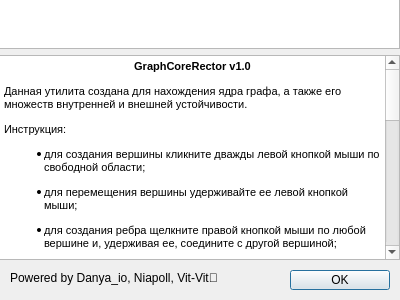
<?xml version="1.0" encoding="UTF-8"?>
<ui version="4.0">
 <class>AboutDialog</class>
 <widget class="QDialog" name="AboutDialog">
  <property name="geometry">
   <rect>
    <x>0</x>
    <y>0</y>
    <width>400</width>
    <height>300</height>
   </rect>
  </property>
  <property name="minimumSize">
   <size>
    <width>400</width>
    <height>300</height>
   </size>
  </property>
  <property name="maximumSize">
   <size>
    <width>400</width>
    <height>300</height>
   </size>
  </property>
  <property name="windowTitle">
   <string>О программе</string>
  </property>
  <widget class="QPushButton" name="ok">
   <property name="geometry">
    <rect>
     <x>290</x>
     <y>270</y>
     <width>100</width>
     <height>20</height>
    </rect>
   </property>
   <property name="maximumSize">
    <size>
     <width>100</width>
     <height>20</height>
    </size>
   </property>
   <property name="text">
    <string>OK</string>
   </property>
  </widget>
  <widget class="QLabel" name="copyright">
   <property name="geometry">
    <rect>
     <x>10</x>
     <y>270</y>
     <width>281</width>
     <height>16</height>
    </rect>
   </property>
   <property name="text">
    <string>&lt;html&gt;&lt;head/&gt;&lt;body&gt;&lt;p&gt;Powered by Danya_io, Niapoll, Vit-Vit🧡&lt;/p&gt;&lt;/body&gt;&lt;/html&gt;</string>
   </property>
  </widget>
  <widget class="QWidget" name="verticalLayoutWidget">
   <property name="geometry">
    <rect>
     <x>-1</x>
     <y>-1</y>
     <width>401</width>
     <height>261</height>
    </rect>
   </property>
   <layout class="QVBoxLayout" name="verticalLayout">
    <item>
     <widget class="QGraphicsView" name="logo">
      <property name="minimumSize">
       <size>
        <width>0</width>
        <height>0</height>
       </size>
      </property>
      <property name="maximumSize">
       <size>
        <width>16777215</width>
        <height>50</height>
       </size>
      </property>
     </widget>
    </item>
    <item>
     <widget class="QTextBrowser" name="description">
      <property name="markdown">
       <string>**GraphCoreRector v1.0**

Данная утилита создана для нахождения ядра графа, а также его множеств
внутренней и внешней устойчивости.

Инструкция:

- для создания вершины кликните дважды левой кнопкой мыши по свободной области; 
- для перемещения вершины удерживайте ее левой кнопкой мыши;
- для создания ребра щелкните правой кнопкой мыши по любой вершине и, удерживая
  ее, соедините с другой вершиной; 
- для удаления ребра кликните по нему правой кнопкой мыши;
- для смены направления ребра щелкните по нему левой кнопкой мыши;
- для удаления вершины кликните по ней дважды правой кнопкой мыши;
- чтобы выполнить поиск ядра, нажмите на кнопку «Выполнить поиск ядра»;
- все множества и ядра подсвечиваются на графе красным цветом по двойному
  щелчку левой кнопки мыши на соответствующий элемент списка;
- чтобы убрать подсветку вершин, нажмите на кнопку «Убрать выделения»;
- чтобы очистить списки найденных множеств и ядра, нажмите кнопку «Очистить
  список»;
- чтобы открыть сохраненный граф, нажмите на пункт меню Файл-&gt;Открыть;
- чтобы сохранить текущий граф с перезаписыванием файла, нажмите на пункт меню
  Файл-&gt;Сохранить;
- чтобы сохранить текущий граф в новый файл, нажмите на пункт меню
  Файл-&gt;Сохранить как;
- чтобы удалить все вершины и ребра графа, нажмите на пункт меню Файл-&gt;Очистить
  все;
- чтобы переключить граф в ориентированный/неориентированный граф, нажмите на
  пункт меню Свойства-&gt;Ориентация;
- чтобы сменить тему приложения на черную/белую, нажмите на пункт меню
  Свойства-&gt;Черная тема.
</string>
      </property>
      <property name="html">
       <string>&lt;!DOCTYPE HTML PUBLIC &quot;-//W3C//DTD HTML 4.0//EN&quot; &quot;http://www.w3.org/TR/REC-html40/strict.dtd&quot;&gt;
&lt;html&gt;&lt;head&gt;&lt;meta name=&quot;qrichtext&quot; content=&quot;1&quot; /&gt;&lt;style type=&quot;text/css&quot;&gt;
p, li { white-space: pre-wrap; }
&lt;/style&gt;&lt;/head&gt;&lt;body style=&quot; font-family:'MS Shell Dlg 2'; font-size:8.25pt; font-weight:400; font-style:normal;&quot;&gt;
&lt;p align=&quot;center&quot; style=&quot; margin-top:0px; margin-bottom:0px; margin-left:0px; margin-right:0px; -qt-block-indent:0; text-indent:0px;&quot;&gt;&lt;span style=&quot; font-weight:600;&quot;&gt;GraphCoreRector v1.0&lt;/span&gt;&lt;/p&gt;
&lt;p style=&quot; margin-top:12px; margin-bottom:12px; margin-left:0px; margin-right:0px; -qt-block-indent:0; text-indent:0px;&quot;&gt;Данная утилита создана для нахождения ядра графа, а также его множеств внутренней и внешней устойчивости.&lt;/p&gt;
&lt;p style=&quot; margin-top:12px; margin-bottom:12px; margin-left:0px; margin-right:0px; -qt-block-indent:0; text-indent:0px;&quot;&gt;Инструкция:&lt;/p&gt;
&lt;ul style=&quot;margin-top: 0px; margin-bottom: 0px; margin-left: 0px; margin-right: 0px; -qt-list-indent: 1;&quot;&gt;&lt;li style=&quot;&quot; style=&quot; margin-top:12px; margin-bottom:12px; margin-left:0px; margin-right:0px; -qt-block-indent:0; text-indent:0px;&quot;&gt;для создания вершины кликните дважды левой кнопкой мыши по свободной области; &lt;/li&gt;
&lt;li style=&quot;&quot; style=&quot; margin-top:12px; margin-bottom:12px; margin-left:0px; margin-right:0px; -qt-block-indent:0; text-indent:0px;&quot;&gt;для перемещения вершины удерживайте ее левой кнопкой мыши;&lt;/li&gt;
&lt;li style=&quot;&quot; style=&quot; margin-top:12px; margin-bottom:12px; margin-left:0px; margin-right:0px; -qt-block-indent:0; text-indent:0px;&quot;&gt;для создания ребра щелкните правой кнопкой мыши по любой вершине и, удерживая ее, соедините с другой вершиной; &lt;/li&gt;
&lt;li style=&quot;&quot; style=&quot; margin-top:12px; margin-bottom:12px; margin-left:0px; margin-right:0px; -qt-block-indent:0; text-indent:0px;&quot;&gt;для удаления ребра кликните по нему правой кнопкой мыши;&lt;/li&gt;
&lt;li style=&quot;&quot; style=&quot; margin-top:12px; margin-bottom:12px; margin-left:0px; margin-right:0px; -qt-block-indent:0; text-indent:0px;&quot;&gt;для смены направления ребра щелкните по нему левой кнопкой мыши;&lt;/li&gt;
&lt;li style=&quot;&quot; style=&quot; margin-top:12px; margin-bottom:12px; margin-left:0px; margin-right:0px; -qt-block-indent:0; text-indent:0px;&quot;&gt;для удаления вершины кликните по ней дважды правой кнопкой мыши;&lt;/li&gt;
&lt;li style=&quot; font-size:8pt;&quot; style=&quot; margin-top:12px; margin-bottom:12px; margin-left:0px; margin-right:0px; -qt-block-indent:0; text-indent:0px;&quot;&gt;чтобы выполнить поиск ядра, нажмите на кнопку «Выполнить поиск ядра»;&lt;/li&gt;
&lt;li style=&quot; font-size:8pt;&quot; style=&quot; margin-top:12px; margin-bottom:12px; margin-left:0px; margin-right:0px; -qt-block-indent:0; text-indent:0px;&quot;&gt;все множества и ядра подсвечиваются на графе красным цветом по двойному щелчку левой кнопки мыши на соответствующий элемент списка;&lt;/li&gt;
&lt;li style=&quot; font-size:8pt;&quot; style=&quot; margin-top:12px; margin-bottom:12px; margin-left:0px; margin-right:0px; -qt-block-indent:0; text-indent:0px;&quot;&gt;чтобы убрать подсветку вершин, нажмите на кнопку «Убрать выделения»;&lt;/li&gt;
&lt;li style=&quot; font-size:8pt;&quot; style=&quot; margin-top:12px; margin-bottom:12px; margin-left:0px; margin-right:0px; -qt-block-indent:0; text-indent:0px;&quot;&gt;чтобы очистить списки найденных множеств и ядра, нажмите кнопку «Очистить список»;&lt;/li&gt;
&lt;li style=&quot; font-size:8pt;&quot; style=&quot; margin-top:12px; margin-bottom:12px; margin-left:0px; margin-right:0px; -qt-block-indent:0; text-indent:0px;&quot;&gt;чтобы открыть сохраненный граф, нажмите на пункт меню Файл-&amp;gt;Открыть;&lt;/li&gt;
&lt;li style=&quot; font-size:8pt;&quot; style=&quot; margin-top:12px; margin-bottom:12px; margin-left:0px; margin-right:0px; -qt-block-indent:0; text-indent:0px;&quot;&gt;чтобы сохранить текущий граф с перезаписыванием файла, нажмите на пункт меню Файл-&amp;gt;Сохранить;&lt;/li&gt;
&lt;li style=&quot; font-size:8pt;&quot; style=&quot; margin-top:12px; margin-bottom:12px; margin-left:0px; margin-right:0px; -qt-block-indent:0; text-indent:0px;&quot;&gt;чтобы сохранить текущий граф в новый файл, нажмите на пункт меню Файл-&amp;gt;Сохранить как;&lt;/li&gt;
&lt;li style=&quot; font-size:8pt;&quot; style=&quot; margin-top:12px; margin-bottom:12px; margin-left:0px; margin-right:0px; -qt-block-indent:0; text-indent:0px;&quot;&gt;чтобы удалить все вершины и ребра графа, нажмите на пункт меню Файл-&amp;gt;Очистить все;&lt;/li&gt;
&lt;li style=&quot; font-size:8pt;&quot; style=&quot; margin-top:12px; margin-bottom:12px; margin-left:0px; margin-right:0px; -qt-block-indent:0; text-indent:0px;&quot;&gt;чтобы переключить граф в ориентированный/неориентированный граф, нажмите на пункт меню Свойства-&amp;gt;Ориентация;&lt;/li&gt;
&lt;li style=&quot; font-size:8pt;&quot; style=&quot; margin-top:12px; margin-bottom:12px; margin-left:0px; margin-right:0px; -qt-block-indent:0; text-indent:0px;&quot;&gt;чтобы сменить тему приложения на черную/белую, нажмите на пункт меню Свойства-&amp;gt;Черная тема.&lt;/li&gt;&lt;/ul&gt;&lt;/body&gt;&lt;/html&gt;</string>
      </property>
     </widget>
    </item>
   </layout>
  </widget>
 </widget>
 <resources/>
 <connections/>
</ui>
